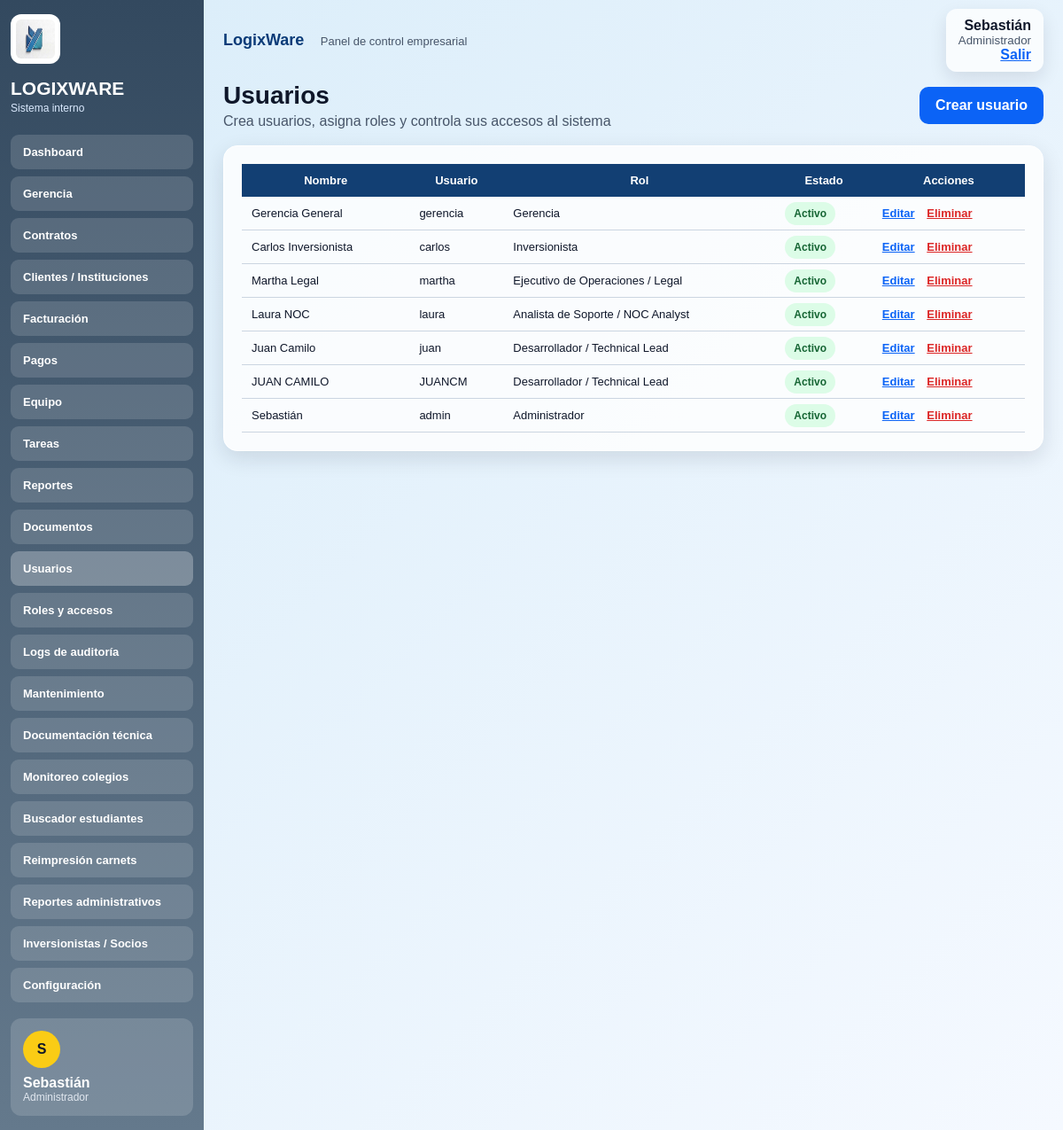
/usuarios (signed in), run on the app's committed database.
### tables this page shows
CREATE TABLE usuarios (
            id INTEGER PRIMARY KEY AUTOINCREMENT,
            nombre TEXT NOT NULL,
            usuario TEXT NOT NULL UNIQUE,
            password TEXT NOT NULL,
            rol TEXT NOT NULL,
            estado TEXT NOT NULL
        );

### app.py (the view)
@app.route("/usuarios")
def usuarios():
    bloqueo = validar_acceso("usuarios")
    if bloqueo:
        return bloqueo
    conn = get_db()
    usuarios = conn.execute("SELECT * FROM usuarios ORDER BY id DESC").fetchall()
    conn.close()
    return render_template("usuarios.html", usuarios=usuarios)

### app.py (called while the page is built)
def get_db():
    conn = sqlite3.connect(DB_NAME)
    conn.row_factory = sqlite3.Row
    return conn

def protegido():
    return "user" in session

def tiene_permiso(modulo):
    return modulo in ROLES.get(session.get("rol", ""), [])

def validar_acceso(modulo):
    if not protegido():
        return redirect(url_for("login"))
    if not tiene_permiso(modulo):
        return redirect(url_for("sin_permiso"))
    return None

@app.context_processor
def globales():
    permisos = ROLES.get(session.get("rol", ""), [])
    return {
        "nombre_actual": session.get("nombre", ""),
        "rol_actual": session.get("rol", ""),
        "menu_visible": [m for m in MENU if m[1] in permisos],
        "permisos": permisos
    }

### templates/usuarios.html
{% extends "base.html" %}
{% block content %}
<section class="page-head">
  <div>
    <h1>Usuarios</h1>
    <p>Crea usuarios, asigna roles y controla sus accesos al sistema</p>
  </div>
  <a class="btn" href="/usuarios/nuevo">Crear usuario</a>
</section>
<div class="panel page-panel">
  <table>
    <tr>
      <th>Nombre</th>
      <th>Usuario</th>
      <th>Rol</th>
      <th>Estado</th>
      <th>Acciones</th>
    </tr>
    {% for u in usuarios %}
    <tr>
      <td>{{ u.nombre }}</td>
      <td>{{ u.usuario }}</td>
      <td>{{ u.rol }}</td>
      <td><span class="status">{{ u.estado }}</span></td>
      <td>
        <a class="action" href="/usuarios/editar/{{ u.id }}">Editar</a>
        <a class="danger" href="/usuarios/eliminar/{{ u.id }}">Eliminar</a>
      </td>
    </tr>
    {% endfor %}
  </table>
</div>
{% endblock %}

### templates/base.html (shortened to what this page needs)
<!DOCTYPE html>
<html lang="es">
<head>
  <link rel="stylesheet" href="{{ url_for('static', filename='styles.css') }}">
</head>
<body>
<div class="app">
  <aside class="sidebar">
    <div class="logo">
      <img src="{{ url_for('static', filename='img/logo.png') }}" alt="Logo">
      <div>
        <b>LogixWare</b>
        <span>Sistema interno</span>
      </div>
    </div>
    <nav>
      {% for nombre, permiso, ruta in menu_visible %}
        <a href="{{ ruta }}" class="{% if request.path == ruta %}active{% endif %}">
          {{ nombre }}
        </a>
      {% endfor %}
    </nav>
    <div class="profile">
      <div class="photo">{{ nombre_actual[0] if nombre_actual else 'U' }}</div>
      <div>
        <b>{{ nombre_actual }}</b>
        <span>{{ rol_actual }}</span>
      </div>
    </div>
  </aside>
  <main>
    <header>
      <div class="brand">
        <b>LogixWare</b>
        <span>Panel de control empresarial</span>
      </div>
      <div class="user">
        <strong>{{ nombre_actual }}</strong>
        <small>{{ rol_actual }}</small>
        <a href="/logout">Salir</a>
      </div>
    </header>
    {% block content %}{% endblock %}
  </main>
</div>
</body>
</html>

### static/styles.css (style rules this page uses)
* { margin: 0; padding: 0; box-sizing: border-box; }
body { font-family: Arial, sans-serif; background: #dbeaf7; color: #0f172a; }
.app { display: flex; min-height: 100vh; }
.sidebar { width: 230px; background: linear-gradient(180deg, #33495f, #64798c); color: white; padding: 16px 12px; }
.logo { margin-bottom: 22px; }
.logo img { width: 56px; height: 56px; background: white; border-radius: 12px; padding: 6px; margin-bottom: 12px; }
.logo b { display: block; font-size: 21px; color: white; text-transform: uppercase; }
.logo span { color: #dbeafe; font-size: 12px; }
nav { display: flex; flex-direction: column; gap: 8px; }
nav a { color: white; text-decoration: none; padding: 12px 14px; border-radius: 9px; background: rgba(255, 255, 255, 0.14); font-size: 13px; font-weight: bold; }
nav a:hover, nav a.active { background: rgba(255, 255, 255, 0.28); }
.profile { margin-top: 18px; padding: 14px; border-radius: 12px; background: rgba(255,255,255,.15); }
.photo { width: 42px; height: 42px; background: #facc15; color: #0f172a; border-radius: 50%; display: grid; place-items: center; font-weight: bold; margin-bottom: 8px; }
.profile span { display: block; color: #e2e8f0; font-size: 12px; }
main { flex: 1; background: linear-gradient(135deg, #dceefa, #f5f9ff); padding: 16px 22px; }
header { height: 58px; display: flex; justify-content: space-between; align-items: center; margin-bottom: 18px; }
.brand b { color: #0b3b78; font-size: 18px; }
.brand span { color: #475569; font-size: 13px; margin-left: 14px; }
.user { background: rgba(255,255,255,.75); padding: 10px 14px; border-radius: 12px; text-align: right; box-shadow: 0 8px 20px rgba(15,23,42,.10); }
.user small { display: block; color: #475569; }
.user a { color: #0b63f6; font-weight: bold; }
.panel { background: rgba(255,255,255,.82); border: 1px solid white; border-radius: 16px; padding: 18px; box-shadow: 0 8px 25px rgba(15,23,42,.12); }
table { width: 100%; border-collapse: collapse; }
th { background: #123f73; color: white; padding: 11px; font-size: 13px; }
td { padding: 11px; border-bottom: 1px solid #cbd5e1; font-size: 13px; }
.status { background: #dcfce7; color: #166534; padding: 6px 10px; border-radius: 20px; font-weight: bold; font-size: 12px; }
.page-head { display: flex; justify-content: space-between; align-items: center; margin-bottom: 18px; }
.page-head h1 { font-size: 28px; color: #0f172a; }
.page-head p { color: #475569; margin-top: 4px; }
.page-head .btn { margin-left: 20px; }
.page-panel, .form-panel { background: rgba(255,255,255,.82); border-radius: 16px; padding: 20px; box-shadow: 0 8px 25px rgba(15,23,42,.12); margin-bottom: 18px; }
.btn, button { background: #0b63f6; color: white; border: none; padding: 12px 18px; border-radius: 10px; font-weight: bold; cursor: pointer; text-decoration: none; display: inline-block; }
.action { color: #0b63f6; font-weight: bold; margin-right: 10px; }
.danger { color: #dc2626; font-weight: bold; }

### data on the page
usuarios: nombre "Sebastián", rol "Administrador", usuario "admin", estado "Activo"
usuarios: nombre "Gerencia General", usuario "gerencia", rol "Gerencia", estado "Activo"
usuarios: nombre "Carlos Inversionista", usuario "carlos", rol "Inversionista", estado "Activo"
usuarios: nombre "Martha Legal", usuario "martha", rol "Ejecutivo de Operaciones / Legal", estado "Activo"
usuarios: nombre "Laura NOC", usuario "laura", rol "Analista de Soporte / NOC Analyst", estado "Activo"
usuarios: nombre "Juan Camilo", usuario "juan", rol "Desarrollador / Technical Lead", estado "Activo"
usuarios: nombre "JUAN CAMILO", usuario "JUANCM", rol "Desarrollador / Technical Lead", estado "Activo"

### other printed values
{{ nombre }} "Dashboard" "Gerencia" "Contratos" "Clientes / Instituciones" "Facturación" "Pagos" "Equipo" "Tareas" "Reportes" "Documentos" "Usuarios" "Roles y accesos" "Logs de auditoría" "Mantenimiento" "Documentación técnica" "Monitoreo colegios" "Buscador estudiantes" "Reimpresión carnets" "Reportes administrativos" "Inversionistas / Socios" "Configuración"
{{ nombre_actual[0] if nombre_actual else 'U' }} "S"
